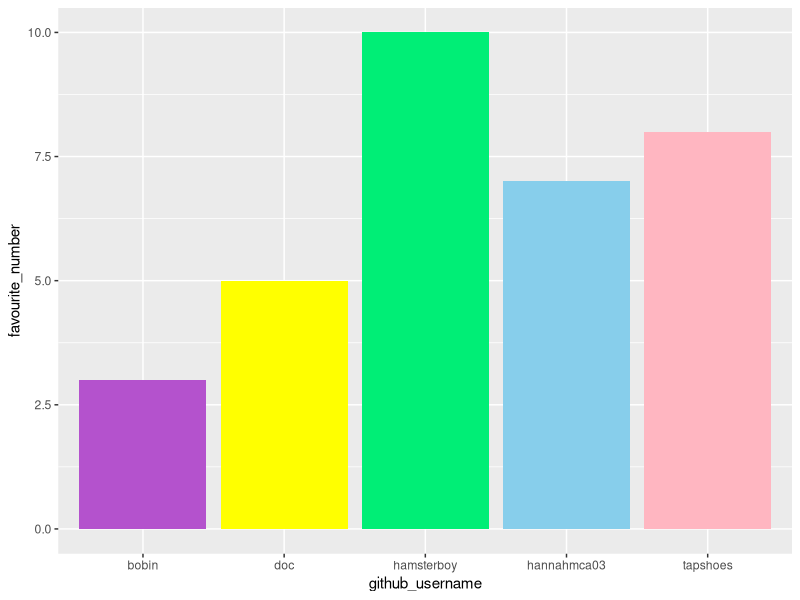
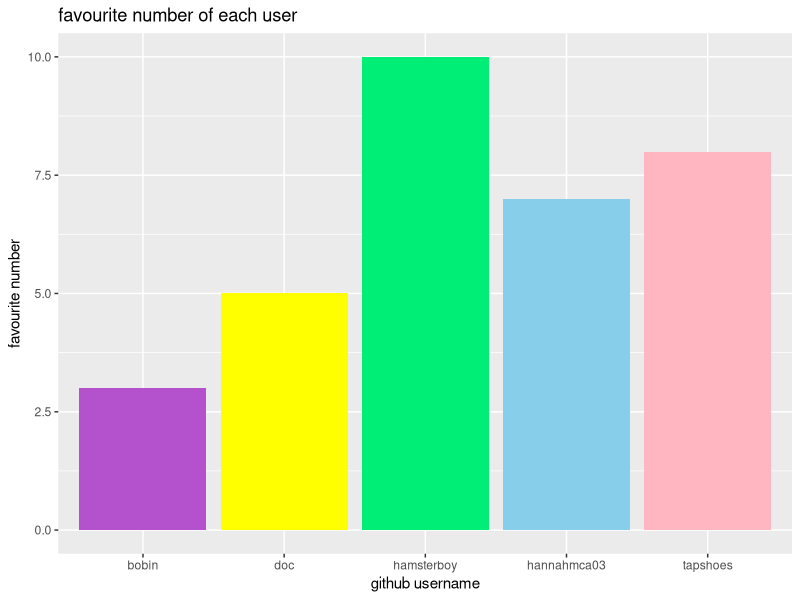
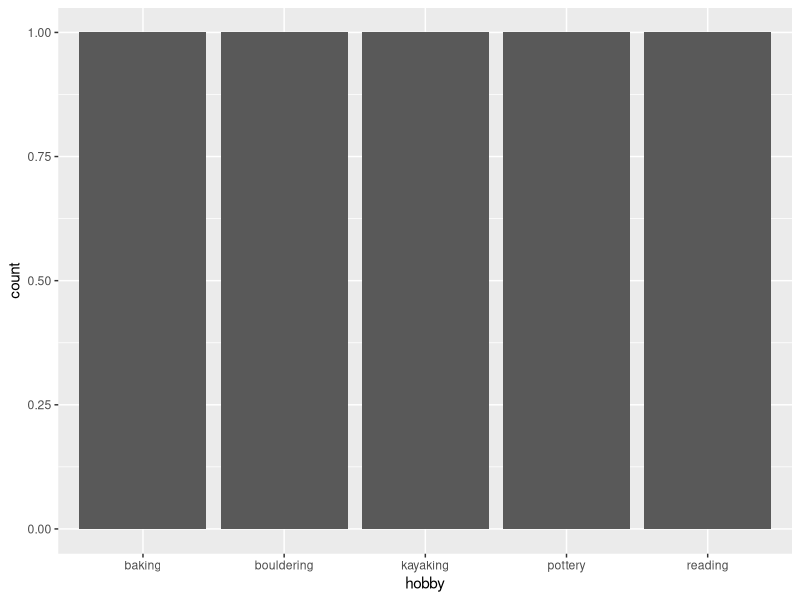

The R script that drew these images, in order:
## ---- chunk 1
library(tidyverse)

## ---- chunk 2
team_data <- tibble(
  name = c("Hannah", "Niamh", "Áine", 
           "Shea", "Megan"),
  github_username = c("hannahmca03", "doc", "bobin", 
                      "hamsterboy", "tapshoes"), 
  colour = c("skyblue", "yellow", "mediumorchid3", 
             "springgreen2", "lightpink"),
  hobby = c("reading", "bouldering", "pottery", 
            "kayaking", "baking"),
  favourite_number = c(7, 5, 3, 10, 8)
  )

team_data
## ---- chunk 3
p1 <- ggplot(data = team_data, 
             mapping = aes(x = github_username, 
                           y = favourite_number,
                           fill = colour), 
             ) +
   geom_col() +
   scale_fill_identity()
p1
## ---- chunk 4
p1 + labs(x = "github username", 
          y = "favourite number",
          title = "favourite number of each user")
## ---- chunk 5
p2 <- ggplot(team_data, aes(x = hobby)) +
  geom_bar()
p2
